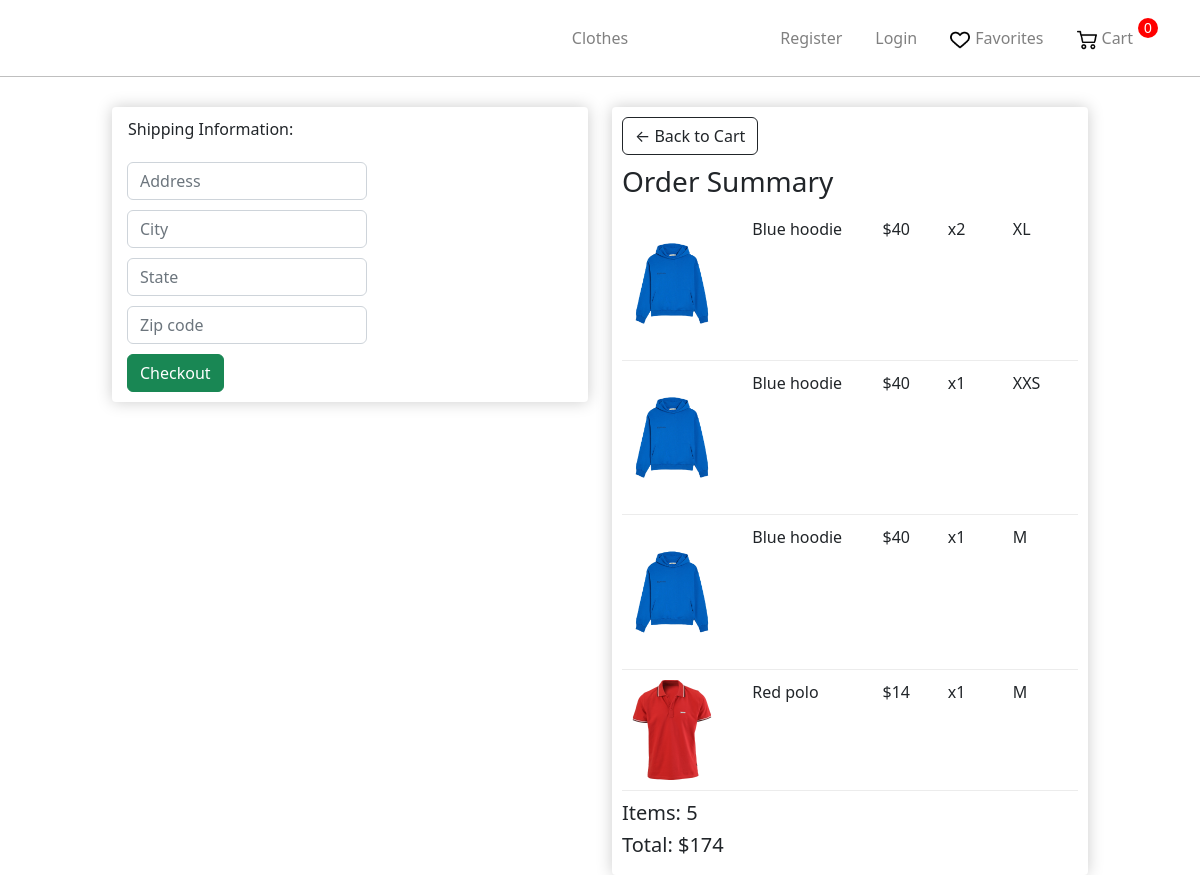
The page /landing/36/ on the database its author committed.
### store/models.py (models this page shows, shortened)
class OrderProduct(models.Model):
    user = models.ForeignKey('User', on_delete=models.CASCADE)
    product = models.ForeignKey('Product', on_delete=models.PROTECT)
    quantity = models.IntegerField(default=1)
    ordered = models.BooleanField(default=False)
    size = models.ForeignKey('Size',on_delete=models.SET_NULL, null=True )
    def get_total_product_price(self):
        return self.quantity * self.product.price

class Product(models.Model):
    AVAILABILITY =(
        ('Y', 'В наличии'),
        ('N', 'Нет в наличии'),
    )
    name = models.CharField(max_length=255)
    slug = models.SlugField(max_length=255, unique=True, db_index=True)
    description = models.TextField(blank=True)
    discount = models.BooleanField(default=False)
    price = models.IntegerField()
    price_discount = models.IntegerField(blank=True)
    photo = models.ImageField(upload_to="photos")
    availability = models.CharField(max_length=1,choices = AVAILABILITY,default = '')
    cat = models.ForeignKey('Category', on_delete=models.PROTECT)
    gender = models.ForeignKey('Gender', on_delete=models.PROTECT)
    sizes = models.ManyToManyField('Size')

class Size(models.Model):
    name = models.CharField(max_length=5)
    def __str__(self):
        return self.name

class Order(models.Model):
    user = models.ForeignKey('User', on_delete=models.CASCADE)
    products = models.ManyToManyField('OrderProduct')
    time_create = models.DateTimeField(auto_now_add=True)
    ordered = models.BooleanField(default=False)
    address = models.ForeignKey('Address', on_delete=models.SET_NULL, blank=True, null=True)
    promo_code = models.CharField(max_length=50, blank=True)
    discount_percent = models.IntegerField(default=0)
    def get_total(self):
        total = 0
        for order_item in self.products.all():
            total += order_item.get_total_product_price()
        discount = total * self.discount_percent / 100
        return int(total - discount)
    def get_total_quantity(self):
        quantity = 0
        for order_item in self.products.all():
            quantity += order_item.quantity
        return quantity

### store/views.py (the view)
# urls.py: path('landing/<int:order_id>/',views.ProductLandingPageView.as_view(),name = 'landing'),
class ProductLandingPageView(TemplateView):
    template_name = "store/checkout.html"
    def get_context_data(self, **kwargs):
        order_id = self.kwargs["order_id"]
        order = Order.objects.get(pk=order_id)
        context = super(ProductLandingPageView, self).get_context_data(**kwargs)
        context.update({
            "order": order,
            "STRIPE_PUBLIC_KEY": settings.STRIPE_PUBLIC_KEY,
        })
        context.update(csrf(self.request))
        return context

### store/templates/store/checkout.html (shortened to what this page needs)
{% extends 'store/layout.html' %}
{% load static %}
{% block content %}
    <link rel="stylesheet" href="{% static 'store/css/CategoriesCartCheckout.css' %}">
     <div class="row">
		<div class="col-lg-5" style="height: 317px">
			<div class="box-element" id="form-wrapper">
				<form id="form">
					<div id="shipping-info">
						<p style="margin-left: 6px;">Shipping Information:</p>
						<div class="form-field">
							<input class="form-control" type="text" name="address" placeholder="Address">
						</div>
						<div class="form-field">
							<input class="form-control" type="text" name="city" placeholder="City">
						</div>
						<div class="form-field">
							<input class="form-control" type="text" name="state" placeholder="State">
						</div>
						<div class="form-field">
							<input class="form-control" type="text" name="zipcode" placeholder="Zip code">
						</div>
					</div>
					<button class="btn btn-success btn-block" type="button" id="checkout-button" style="margin-left: 5px; margin-top: 5px;">Checkout</button>
				</form>
			</div>
			<br>
		</div>
		<div class="col-lg-5" style="height: 317px">
			<div class="box-element">
				<a  class="btn btn-outline-dark" href="{% url 'cart' %}">&#x2190; Back to Cart</a>
				<h3 style="margin-top: 10px; margin-bottom: 18px;">Order Summary</h3>
				{%for orderproduct in order.products.all%}
				<div class="cart-row">
					<div style="flex:2"><img class="row-image" src="{{orderproduct.product.photo.url}}"></div>
					<div style="flex:2">{{orderproduct.product.name}}</div>
					<div style="flex:1"><p>${{orderproduct.product.price}}</p></div>
					<div style="flex:1"><p>x{{orderproduct.quantity}}</p></div>
					<div style="flex:1"><p>{{orderproduct.size}}</p></div>
				</div>
				{%endfor%}
                <h5>Items:   {{order.get_total_quantity}}</h5>
				<h5>Total:   ${{order.get_total}}</h5>
			</div>
		</div>
	</div>
{% endblock %}

### store/static/store/css/CategoriesCartCheckout.css (style rules this page uses)
.box-element { box-shadow:hsl(0, 0%, 80%) 0 0 16px; background-color: white; border-radius: 4px; padding: 10px; }
.row { display: flex; justify-content: center; align-items: center; margin-top: 20px; width: 100%; margin-left: 0; }
.row-image { width: 100px; }
.form-field { width: 250px; display: inline-block; padding: 5px; }
.cart-row { display: flex; align-items: flex-stretch; padding-bottom: 10px; margin-bottom: 10px; border-bottom: 1px solid #ececec; }
.col-lg-5 { margin-top: 10px; }

### rows shown on the page
OrderProduct: product.photo (picture), product.name "Blue hoodie", product.price "40", quantity "2", size "XL"
OrderProduct: product.photo (picture), product.name "Blue hoodie", product.price "40", quantity "1", size "XXS"
OrderProduct: product.photo (picture), product.name "Blue hoodie", product.price "40", quantity "1", size "M"
OrderProduct: product.photo (picture), product.name "Red polo", product.price "14", quantity "1", size "M"
Order: get_total_quantity "5", get_total "174"
